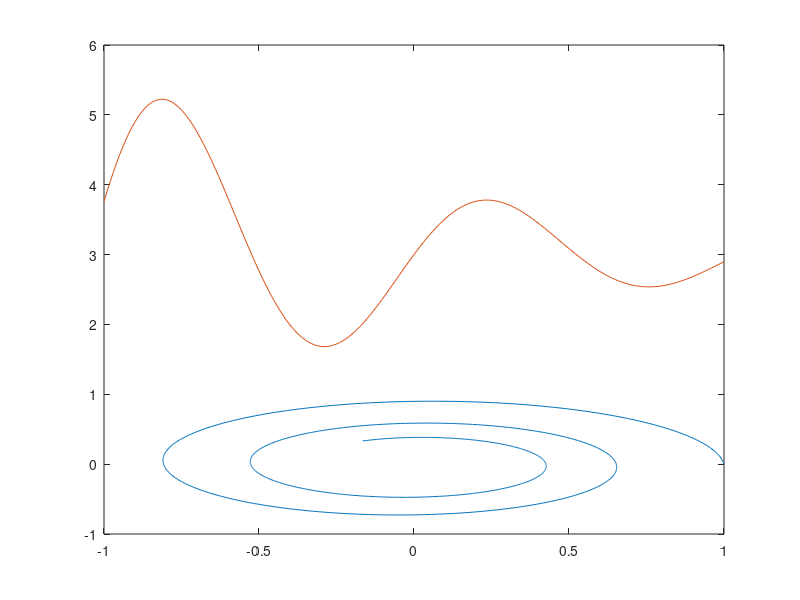

This figure's MATLAB source: (Note: this script raises an error after producing the figure.)
x = [-1:0.01:1];
y = (3 + exp(-x).*sin(6*x));
n = 0:0.01:10;
plot((0.1+0.9i).^n) % graph z
hold  % hold on
plot(x, y) % graph y
gtext('y = (3 + exp(-x)sin(6*x)') % first click
gtext('z = (0.1+0.9i)^n')  %% later click